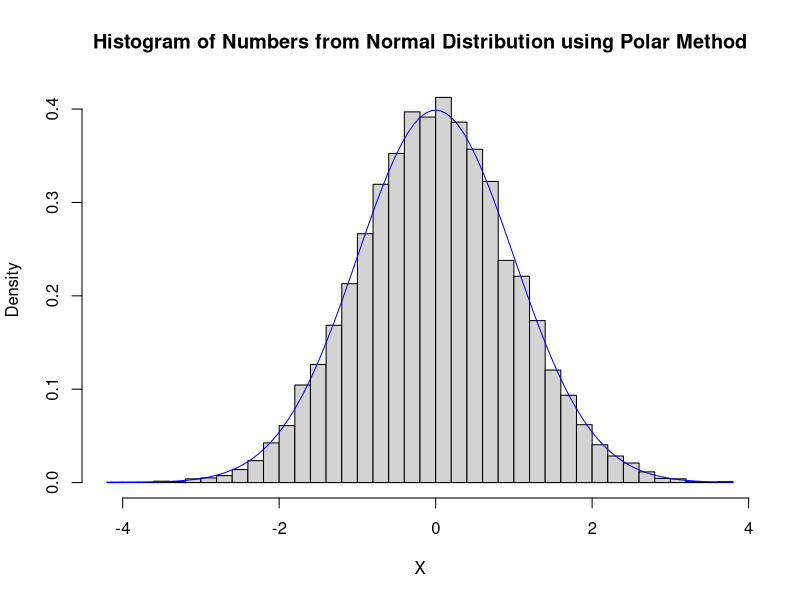
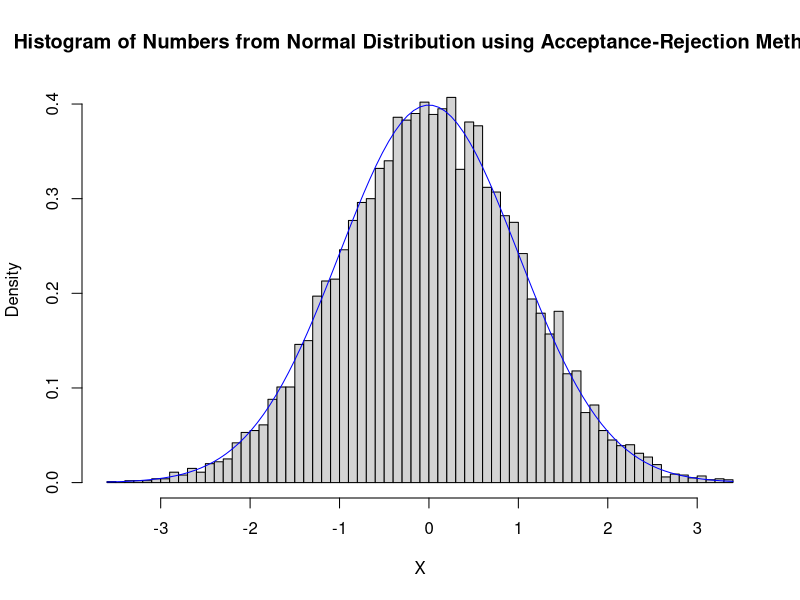

These figures' R source, in order:
gen_unif_num <- function(a = 7^5, b = 0, m = (2^31 - 1), run.length = 1, seed) {
  X <- numeric(run.length)
  X[1] <- seed
  t <- 2
  run.length <- run.length - 1
  while(run.length > 0){
    X[t] <- (a * X[t-1]) %% m
    t <- t + 1
    run.length <- run.length - 1
  }
  U = X / m
  list(U = U, X = X)
}

# problem 1

polar_method_normal <- function(n) {
  theta_vals <- 2 * pi * runif(n = n)
  r_vals <- sqrt(-2 * log(runif(n = n)))
  list(x = r_vals * cos(theta_vals),
       y = r_vals * sin(theta_vals))
}

norm_rand_nums <- polar_method_normal(10000)
hist(norm_rand_nums$x, breaks = 50, xlab = "X", probability = TRUE, main =
       "Histogram of Numbers from Normal Distribution using Polar Method")
x <- seq(-6, 6, length=1000)
curve(dnorm(x), col = "blue", add = TRUE)

# problem 2

accept_reject_normal <- function(n) {
  M <- sqrt(2 / pi) * exp(0.5)
  Z <- numeric(n)
  S <- ifelse(runif(n) >= 0.5, 1, -1)
  
  i <- 0
  tot_iter <- 0
  while (Z[n] == 0) {
    X <- -log(runif(1))
    f_X <- sqrt(2 / pi) * exp(-X^2 / 2)
    Mg_X <- M * exp(-X)
    
    if (runif(1) <= (f_X / Mg_X)) {
      Z[i] <- S[i] * X
      i <- i + 1
    }
    tot_iter <- tot_iter + 1
  }
  list(z = Z, emp_accept_rate = 10000 / tot_iter)
}

norm_rand_nums <- accept_reject_normal(10000)
hist(norm_rand_nums$z, breaks = 50, xlab = "X", probability = TRUE, main =
       "Histogram of Numbers from Normal Distribution using Acceptance-Rejection Method")
curve(dnorm(x), col = "blue", add = TRUE)

print(norm_rand_nums$emp_accept_rate)
print(1 / (sqrt(2 / pi) * exp(0.5)))
